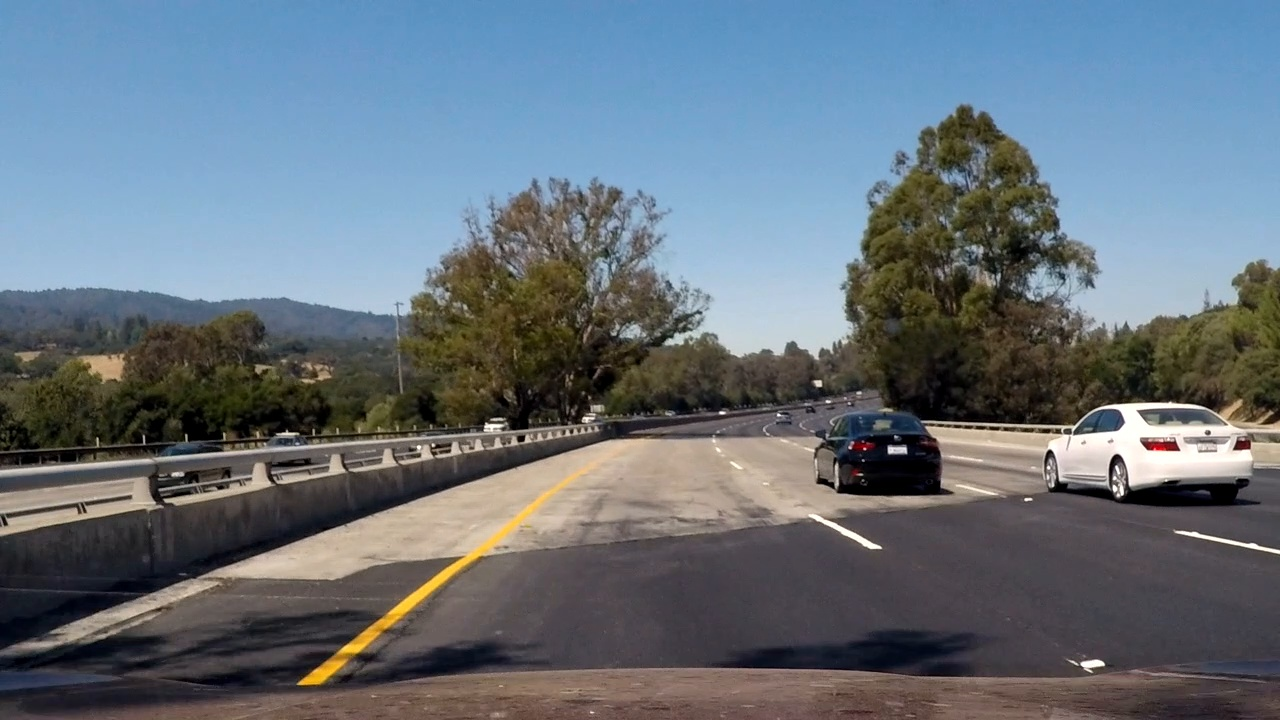
#> input picture 04_finding_lane_lines/challenge_images/challenge_103.jpg, 1280 x 720 px, given as the content of the folder day_night_images/training/day, which was not available
$ jupyter execute --allow-errors 'Average Brightness-zh.ipynb'   (shell and % lines are left out)   (text cells are left out)
#> lines starting #> are read from the running program, lines starting #| are printed output that depends on the picture; pictures that were not available may be replaced by others from this repository, and a replacement may not be noted
### opencv_classification/average_brightness/helpers.py
# Helper functions

import os
import glob # library for loading images from a directory
import matplotlib.image as mpimg

import cv2


# This function loads in images and their labels and places them in a list
# The list contains all images and their associated labels
# For example, after data is loaded, im_list[0][:] will be the first image-label pair in the list
def load_dataset(image_dir):

    # Populate this empty image list
#> called with image_dir = 'day_night_images/training/'
    im_list = []
    image_types = ["day", "night"]

    # Iterate through each color folder
    for im_type in image_types:

        # Iterate through each image file in each image_type folder
        # glob reads in any image with the extension "image_dir/im_type/*"
        for file in glob.glob(os.path.join(image_dir, im_type, "*")):

            # Read in the image
            im = mpimg.imread(file)
#> im is the input picture: shape (720, 1280, 3); mean R, G, B 102.3, 113.4, 123

            # Check if the image exists/if it's been correctly read-in
            if not im is None:
                # Append the image, and it's type (red, green, yellow) to the image list
                im_list.append((im, im_type))

    return im_list


## Standardize the input images
# Resize each image to the desired input size: 600x1100px (hxw).

## Standardize the output
# With each loaded image, we also specify the expected output.
# For this, we use binary numerical values 0/1 = night/day.


# This function should take in an RGB image and return a new, standardized version
# 600 height x 1100 width image size (px x px)
def standardize_input(image):

    # Resize image and pre-process so that all "standard" images are the same size
    standard_im = cv2.resize(image, (1100, 600))

    return standard_im


# Examples:
# encode("day") should return: 1
# encode("night") should return: 0
def encode(label):

    numerical_val = 0
    if(label == 'day'):
        numerical_val = 1
    # else it is night and can stay 0

    return numerical_val

# using both functions above, standardize the input images and output labels
def standardize(image_list):

    # Empty image data array
    standard_list = []

    # Iterate through all the image-label pairs
    for item in image_list:
        image = item[0]
        label = item[1]

        # Standardize the image
        standardized_im = standardize_input(image)

        # Create a numerical label
        binary_label = encode(label)

        # Append the image, and it's one hot encoded label to the full, processed list of image data
        standard_list.append((standardized_im, binary_label))

    return standard_list


### opencv_classification/average_brightness/Average Brightness-zh.ipynb
[cell 1]
import cv2 # computer vision library
import helpers

import numpy as np
import matplotlib.pyplot as plt
import matplotlib.image as mpimg

[cell 2]
# Image data directories
image_dir_training = "day_night_images/training/"
image_dir_test = "day_night_images/test/"

[cell 3]
# Using the load_dataset function in helpers.py
# Load training data
IMAGE_LIST = helpers.load_dataset(image_dir_training)
#> IMAGE_LIST = 2 items

[cell 4]
# Standardize all training images
STANDARDIZED_LIST = helpers.standardize(IMAGE_LIST)
#> the loop in standardize, `for item in image_list:` made 2 passes
#> (label, numerical_val in encode, binary_label) on passes 1 to 2: ('day', 1, 1), ('night', 0, 0)
#> STANDARDIZED_LIST = 2 items

[cell 5]
# Display a standardized image and its label

# Select an image by index
image_num = 0
selected_image = STANDARDIZED_LIST[image_num][0]
selected_label = STANDARDIZED_LIST[image_num][1]
#> selected_label = 1

# Display image and data about it
plt.imshow(selected_image)
print("Shape: "+str(selected_image.shape))
#| Shape: (600, 1100, 3)
print("Label [1 = day, 0 = night]: " + str(selected_label))
#| Label [1 = day, 0 = night]: 1

[cell 6]
# Convert and image to HSV colorspace
# Visualize the individual color channels

image_num = 0
test_im = STANDARDIZED_LIST[image_num][0]
test_label = STANDARDIZED_LIST[image_num][1]
#> test_label = 1

# Convert to HSV
hsv = cv2.cvtColor(test_im, cv2.COLOR_RGB2HSV)
#> hsv: shape (600, 1100, 3); mean H, S, V 79.1, 77.3, 133.1

# Print image label
print('Label: ' + str(test_label))
#| Label: 1

# HSV channels
h = hsv[:,:,0]
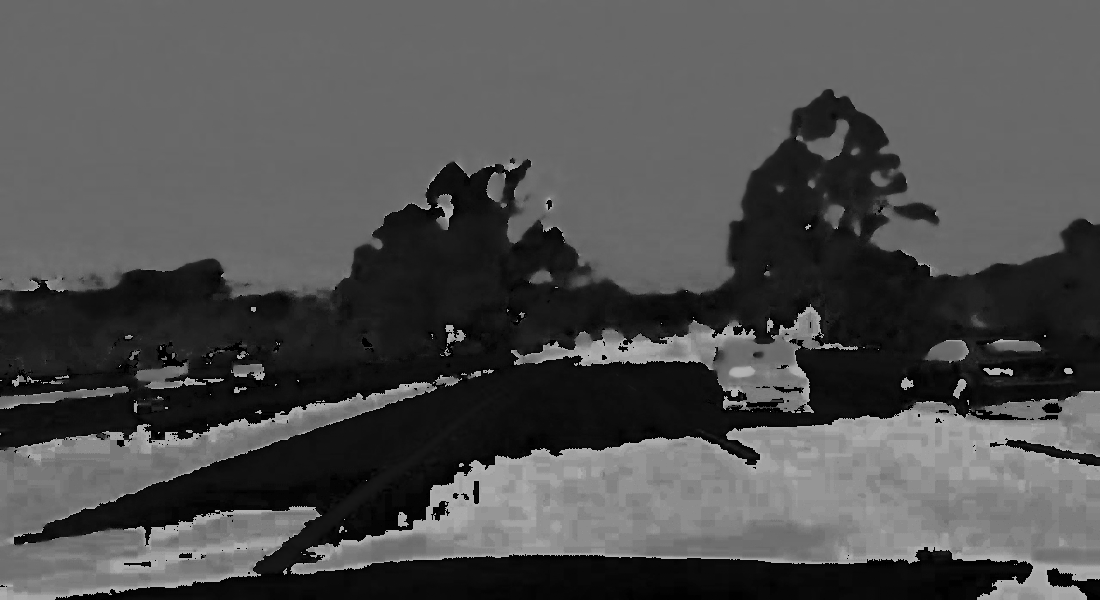
#> h: shape (600, 1100); min 0, max 179, mean 79.1
s = hsv[:,:,1]
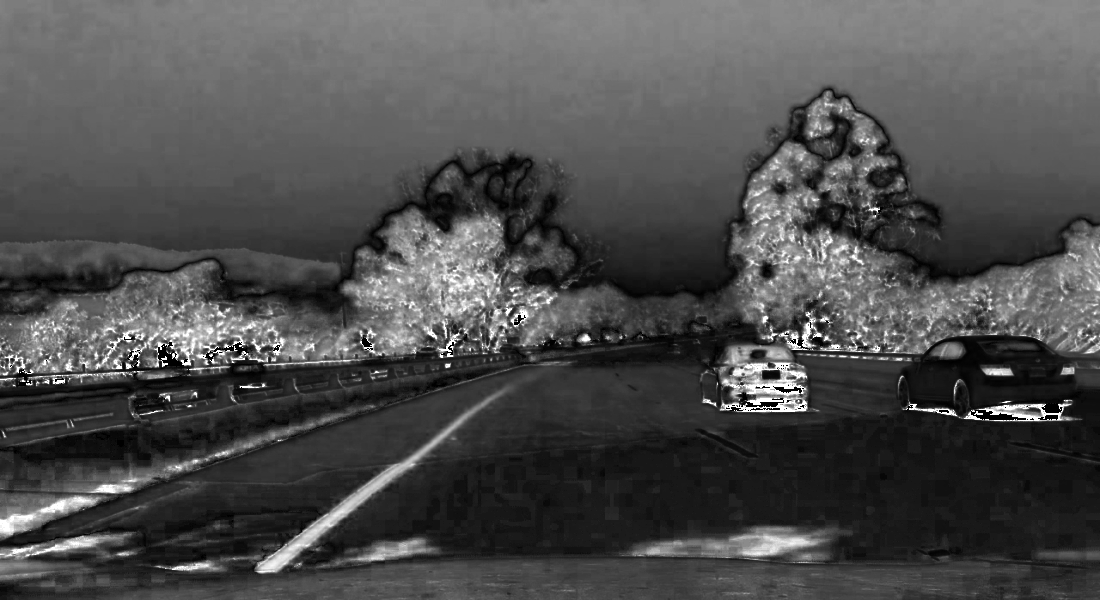
#> s: shape (600, 1100); min 0, max 255, mean 77.3
v = hsv[:,:,2]
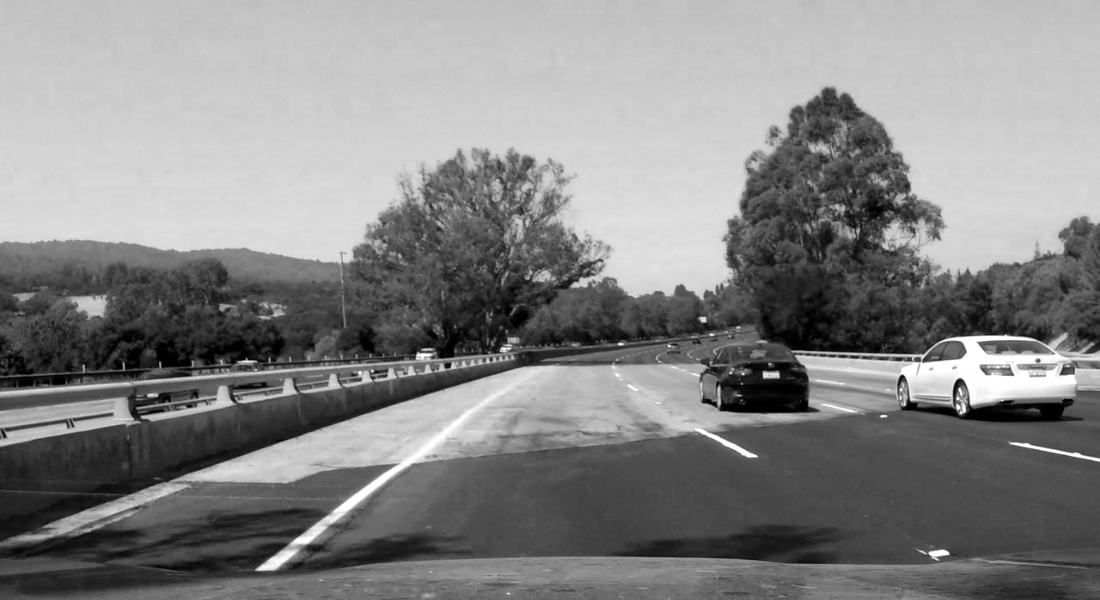
#> v: shape (600, 1100); min 0, max 255, mean 133.1

# Plot the original image and the three channels
f, (ax1, ax2, ax3, ax4) = plt.subplots(1, 4, figsize=(20,10))
ax1.set_title('Standardized image')
ax1.imshow(test_im)
ax2.set_title('H channel')
ax2.imshow(h, cmap='gray')
ax3.set_title('S channel')
ax3.imshow(s, cmap='gray')
ax4.set_title('V channel')
ax4.imshow(v, cmap='gray')
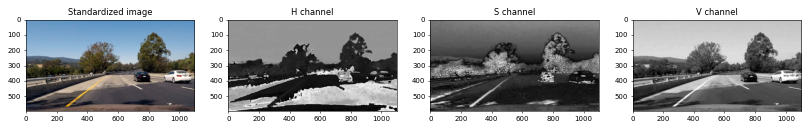
#> figure drawn by matplotlib, 4 panels
